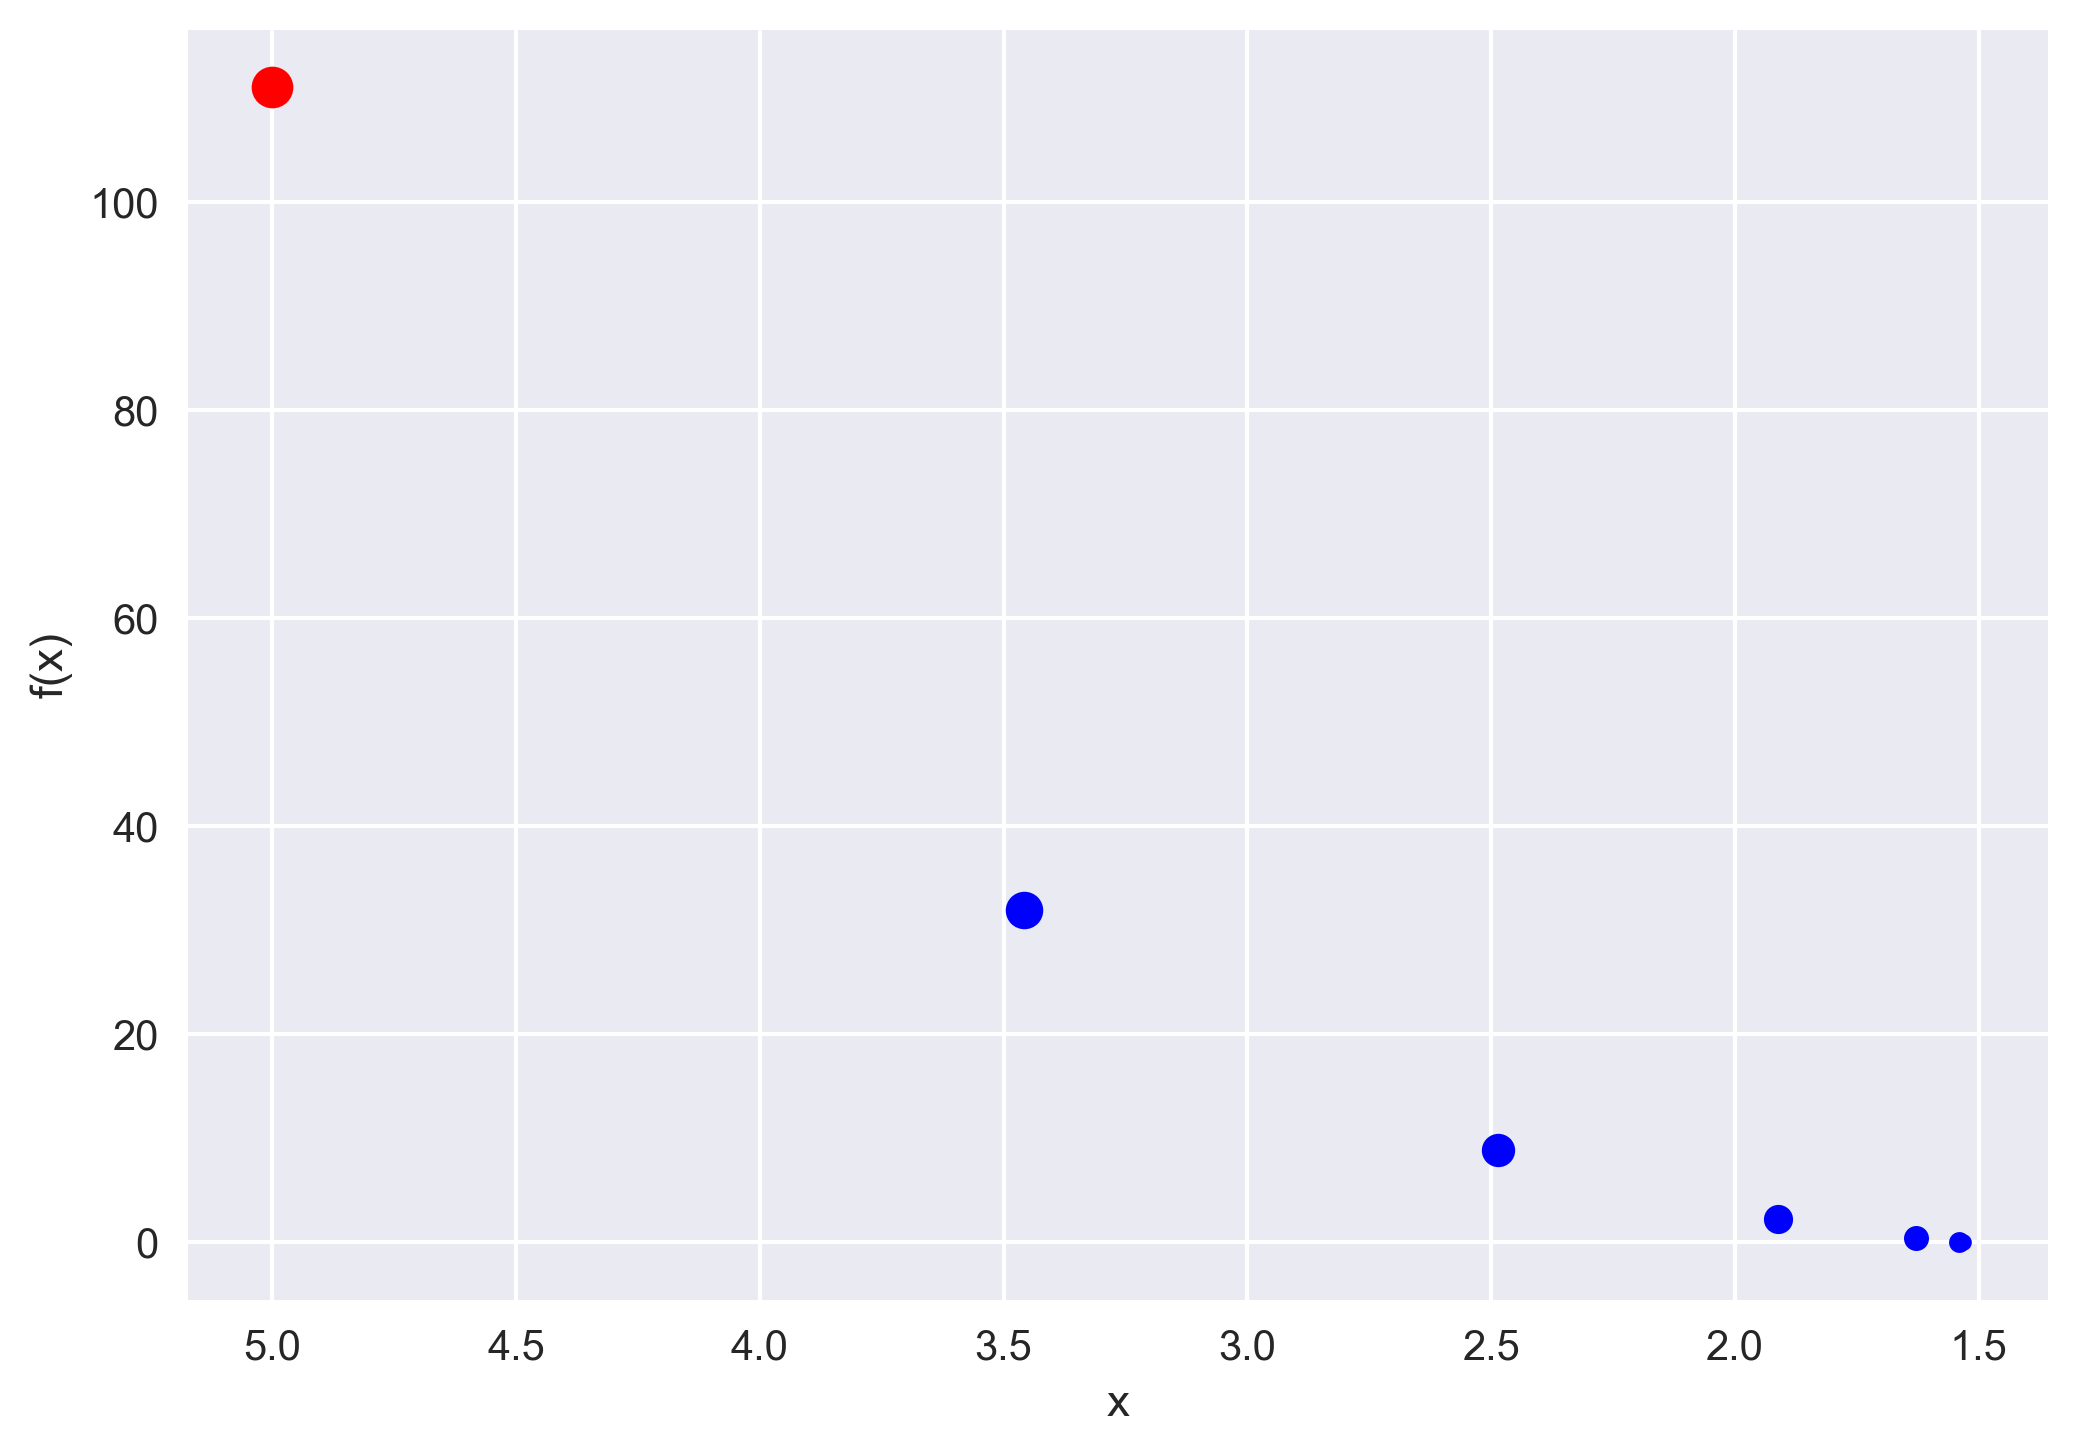

This figure's Python source:
import numpy as np
import matplotlib.pyplot as plt
plt.style.use('seaborn')

x = np.zeros((1000, 1))

x[0] = 5.0  # initial guess

fig, ax = plt.subplots(1, 1)
func = x[0]**3 - 3*x[0] + 1
size = 10
ax.plot(x[0], func, 'o', color='r', ms=size)
for j in range(1000):
    # x_{n+1} = x_n - \frac{x^3 - 3x + 1}{3x^2 - 3}
    x[j+1] = x[j] - (x[j]**3 - 3*x[j] + 1)/(3*x[j]**2 - 3)

    # f(x) = x^3 - 3x + 1
    func = x[j+1]**3 - 3*x[j+1] + 1
    size -= 1
    ax.plot(x[j+1], func, 'o', color='b', ms=size)

    # termination criteria
    if np.abs(func) < 10**-6:
        break

plt.gca().invert_xaxis()
ax.set_xlabel('x')
ax.set_ylabel('f(x)')
plt.savefig('example1.png', dpi=300, bbox_inches='tight')
plt.close()
print(f"The root of the function is: {x[j+1]}")
print(f"Function value at the root: {func}")
